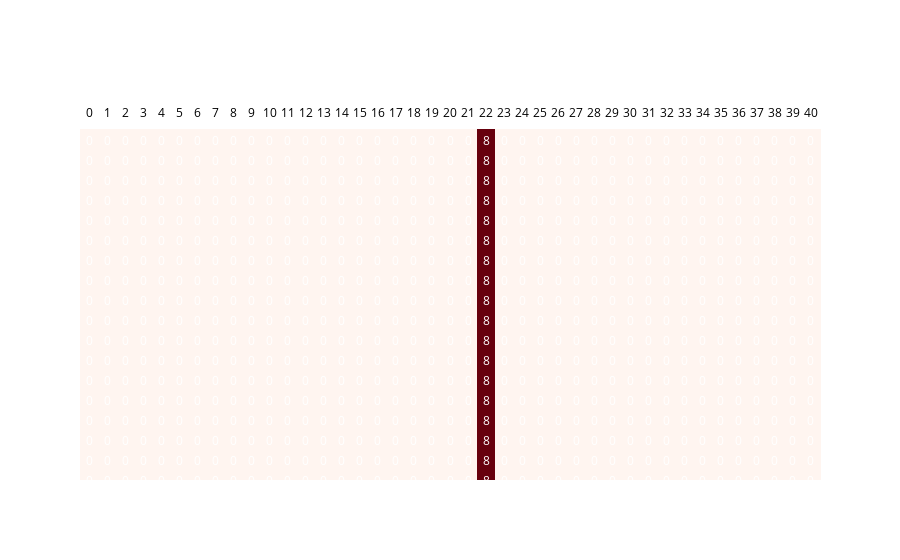

Source (notebook cell):
### Code cell
plotTheta(theta_glda_mirtools,theta_glda_mirtools.shape[1])

### Figure 1 — Plotly figure (JSON) as saved in the notebook; plotly's stock layout.template omitted (floating-point values rounded to 4 significant figures; data arrays with more than 128 entries replaced by an {"elided": "..."} marker saying what was removed)
{"data": [{"cells": {"align": "center", "fill": {"color": {"elided": "41x40 str values"}}, "font": {"color": "white", "size": 12}, "line": {"color": {"elided": "41x40 str values"}}, "values": {"elided": "41x40 int values"}}, "header": {"align": "center", "fill": {"color": "white"}, "font": {"color": "black", "size": 12}, "line": {"color": "white"}, "values": [0, 1, 2, 3, 4, 5, 6, 7, 8, 9, 10, 11, 12, 13, 14, 15, 16, 17, 18, 19, 20, 21, 22, 23, 24, 25, 26, 27, 28, 29, 30, 31, 32, 33, 34, 35, 36, 37, 38, 39, 40]}, "type": "table", "uid": "78ef2d67-e715-41e4-a0d7-89a4beea0111"}], "layout": {}}
